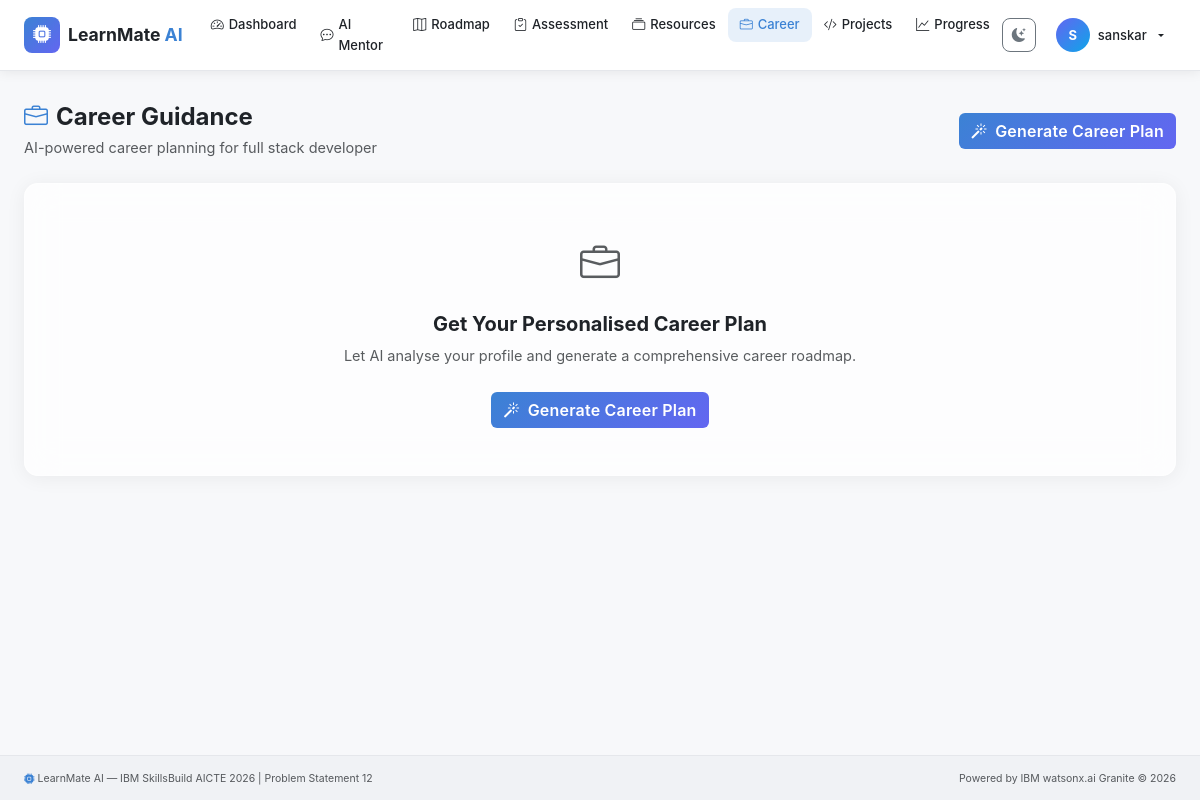
The app's page /career (signed in) with its own data.
### models/__init__.py (models this page shows, shortened)
class Student(UserMixin, db.Model):
    __tablename__ = "students"
    id              = db.Column(db.Integer, primary_key=True)
    name            = db.Column(db.String(120), nullable=False)
    email           = db.Column(db.String(200), unique=True, nullable=False)
    password_hash   = db.Column(db.String(256), nullable=False)
    is_admin        = db.Column(db.Boolean, default=False)
    branch          = db.Column(db.String(100))
    semester        = db.Column(db.Integer)
    college         = db.Column(db.String(200))
    career_goal     = db.Column(db.String(200))
    preferred_domain= db.Column(db.String(120))
    learning_style  = db.Column(db.String(50))   # visual | auditory | reading | kinesthetic
    weekly_hours    = db.Column(db.Integer, default=10)
    current_skills  = db.Column(db.Text)          # comma-separated
    bio             = db.Column(db.Text)
    avatar_url      = db.Column(db.String(300))
    theme_preference= db.Column(db.String(10), default="light")  # light | dark
    created_at      = db.Column(db.DateTime, default=datetime.utcnow)
    last_login      = db.Column(db.DateTime)
    is_active       = db.Column(db.Boolean, default=True)
    profile_complete= db.Column(db.Boolean, default=False)
    assessments     = db.relationship("SkillAssessment", back_populates="student", lazy="dynamic")
    roadmaps        = db.relationship("LearningRoadmap", back_populates="student", lazy="dynamic")
    progress_records= db.relationship("Progress", back_populates="student", lazy="dynamic")
    career_goals_rel= db.relationship("CareerGoal", back_populates="student", lazy="dynamic")
    projects        = db.relationship("RecommendedProject", back_populates="student", lazy="dynamic")
    daily_tasks     = db.relationship("DailyTask", back_populates="student", lazy="dynamic")
    chat_history    = db.relationship("ChatMessage", back_populates="student", lazy="dynamic")

### routes/dashboard.py (the view)
@dashboard_bp.route("/career")
@login_required
def career():
    career_plan = (
        CareerGoal.query
        .filter_by(student_id=current_user.id)
        .order_by(CareerGoal.created_at.desc())
        .first()
    )
    plan_data = None
    if career_plan and career_plan.ai_guidance:
        try:
            plan_data = json.loads(career_plan.ai_guidance)
        except Exception:
            plan_data = None
    return render_template("dashboard/career.html", career_plan=career_plan, plan_data=plan_data)

### templates/dashboard/career.html (shortened to what this page needs)
{% extends "base.html" %}
{% block content %}
<div class="container-fluid px-4 py-4">
  <div class="d-flex justify-content-between align-items-center mb-4 flex-wrap gap-3">
    <div>
      <h4 class="fw-bold mb-1"><i class="bi bi-briefcase me-2 text-accent"></i>Career Guidance</h4>
      <p class="text-muted mb-0">AI-powered career planning for {{ current_user.career_goal or 'your goals' }}</p>
    </div>
    <button class="btn btn-primary" onclick="generateCareerPlan()">
      <i class="bi bi-magic me-2"></i>{% if career_plan %}Regenerate{% else %}Generate{% endif %} Career Plan
    </button>
  </div>
  {% if not career_plan %}
  <div class="glass-card p-5 text-center">
    <i class="bi bi-briefcase fs-1 text-muted d-block mb-3"></i>
    <h5 class="fw-bold">Get Your Personalised Career Plan</h5>
    <p class="text-muted mb-4">Let AI analyse your profile and generate a comprehensive career roadmap.</p>
    <button class="btn btn-primary" onclick="generateCareerPlan()">
      <i class="bi bi-magic me-2"></i>Generate Career Plan
    </button>
  </div>
  {% endif %}
</div>
{% endblock %}

### templates/base.html (shortened to what this page needs)
<!DOCTYPE html>
<html lang="en" data-theme="light">
<head>
  <link href="https://cdn.jsdelivr.net/npm/bootstrap@5.3.3/dist/css/bootstrap.min.css" rel="stylesheet">
  <link href="https://cdn.jsdelivr.net/npm/bootstrap-icons@1.11.3/font/bootstrap-icons.css" rel="stylesheet">
  <link rel="stylesheet" href="{{ url_for('static', filename='css/main.css') }}">
</head>
<body class="{% block body_class %}{% endblock %}">
<nav class="navbar navbar-expand-lg lm-navbar" id="mainNavbar">
  <div class="container-fluid px-4">
    <a class="navbar-brand d-flex align-items-center gap-2" href="{{ url_for('dashboard.landing') }}">
      <div class="brand-icon"><i class="bi bi-cpu-fill"></i></div>
      <span class="brand-text">LearnMate <span class="text-accent">AI</span></span>
    </a>
    <div class="collapse navbar-collapse" id="navbarMenu">
      {% if current_user.is_authenticated %}
      <ul class="navbar-nav me-auto">
        <li class="nav-item"><a class="nav-link {% if request.endpoint == 'dashboard.index' %}active{% endif %}" href="{{ url_for('dashboard.index') }}"><i class="bi bi-speedometer2"></i> Dashboard</a></li>
        <li class="nav-item"><a class="nav-link {% if request.endpoint == 'dashboard.chat' %}active{% endif %}" href="{{ url_for('dashboard.chat') }}"><i class="bi bi-chat-dots"></i> AI Mentor</a></li>
        <li class="nav-item"><a class="nav-link {% if request.endpoint == 'dashboard.roadmap' %}active{% endif %}" href="{{ url_for('dashboard.roadmap') }}"><i class="bi bi-map"></i> Roadmap</a></li>
        <li class="nav-item"><a class="nav-link {% if request.endpoint == 'dashboard.skill_assessment' %}active{% endif %}" href="{{ url_for('dashboard.skill_assessment') }}"><i class="bi bi-clipboard-check"></i> Assessment</a></li>
        <li class="nav-item"><a class="nav-link {% if request.endpoint == 'dashboard.resources' %}active{% endif %}" href="{{ url_for('dashboard.resources') }}"><i class="bi bi-collection"></i> Resources</a></li>
        <li class="nav-item"><a class="nav-link {% if request.endpoint == 'dashboard.career' %}active{% endif %}" href="{{ url_for('dashboard.career') }}"><i class="bi bi-briefcase"></i> Career</a></li>
        <li class="nav-item"><a class="nav-link {% if request.endpoint == 'dashboard.projects' %}active{% endif %}" href="{{ url_for('dashboard.projects') }}"><i class="bi bi-code-slash"></i> Projects</a></li>
        <li class="nav-item"><a class="nav-link {% if request.endpoint == 'dashboard.progress' %}active{% endif %}" href="{{ url_for('dashboard.progress') }}"><i class="bi bi-graph-up"></i> Progress</a></li>
      </ul>
      <ul class="navbar-nav align-items-center gap-2">
        <li class="nav-item">
          <button class="btn btn-sm btn-outline-secondary theme-toggle" id="themeToggle" title="Toggle theme">
            <i class="bi bi-moon-stars-fill" id="themeIcon"></i>
          </button>
        </li>
        <li class="nav-item dropdown">
          <a class="nav-link dropdown-toggle d-flex align-items-center gap-2" href="#" data-bs-toggle="dropdown">
            <div class="nav-avatar">{{ current_user.name[0].upper() }}</div>
            <span class="d-none d-md-inline">{{ current_user.name.split()[0] }}</span>
          </a>
        </li>
      </ul>
      {% else %}
      <ul class="navbar-nav ms-auto align-items-center gap-2">
        <li class="nav-item"><a class="nav-link" href="{{ url_for('auth.login') }}">Login</a></li>
        <li class="nav-item"><a class="btn btn-primary btn-sm" href="{{ url_for('auth.register') }}">Get Started Free</a></li>
      </ul>
      {% endif %}
    </div>
  </div>
</nav>
<main class="lm-main">
  {% block content %}{% endblock %}
</main>
<footer class="lm-footer mt-auto">
  <div class="container-fluid px-4">
    <div class="row align-items-center">
      <div class="col-md-6">
        <span class="text-muted small">
          <i class="bi bi-cpu-fill text-accent"></i>
          LearnMate AI — IBM SkillsBuild AICTE 2026 | Problem Statement 12
        </span>
      </div>
      <div class="col-md-6 text-md-end">
        <span class="text-muted small">Powered by IBM watsonx.ai Granite &copy; {{ current_year }}</span>
      </div>
    </div>
  </div>
</footer>
</body>
</html>

### static/css/main.css (style rules this page uses)
:root { --bg-primary: #f7f8fa; --bg-surface: #ffffff; --bg-card: rgba(255,255,255,0.75); --border-color: #e5e7eb; --text-primary: #1f2328; --text-muted: #57606a; --accent: #3b82d4; --accent-rgb: 59,130,212; --secondary: #6366f1; --success: #10b981; --warning: #f59e0b; --danger: #ef4444; --navbar-bg: rgba(255,255,255,0.92); --navbar-shadow:0 1px 12px rgba(0,0,0,0.08); --card-shadow: 0 2px 20px rgba(0,0,0,0.06); --glass-blur: 16px; --glass-border: rgba(255,255,255,0.5); --sidebar-bg: rgba(255,255,255,0.9); --footer-bg: #f0f2f5; }
*, *::before, *::after { box-sizing: border-box; }
html { scroll-behavior: smooth; }
body { font-family: -apple-system, "Segoe UI", system-ui, sans-serif; font-size: 14.5px; line-height: 1.6; background-color: var(--bg-primary); color: var(--text-primary); min-height: 100vh; display: flex; flex-direction: column; transition: background-color 0.3s, color 0.3s; }
.text-accent { color: var(--accent) !important; }
.glass-card { background: var(--bg-card); border: 1px solid var(--glass-border); border-radius: 14px; backdrop-filter: blur(var(--glass-blur)); -webkit-backdrop-filter: blur(var(--glass-blur)); box-shadow: var(--card-shadow); transition: box-shadow 0.2s, transform 0.2s; }
.lm-navbar { background: var(--navbar-bg); backdrop-filter: blur(20px); border-bottom: 1px solid var(--border-color); box-shadow: var(--navbar-shadow); position: sticky; top: 0; z-index: 1030; transition: background 0.3s; }
.brand-icon { width: 36px; height: 36px; background: linear-gradient(135deg, #3b82d4, #6366f1); border-radius: 8px; display: flex; align-items: center; justify-content: center; color: #fff; font-size: 18px; }
.brand-text { font-size: 1.1rem; font-weight: 700; color: var(--text-primary); }
.brand-text .text-accent { color: var(--accent); }
.nav-link { color: var(--text-primary) !important; font-size: 13px; font-weight: 500; padding: 0.4rem 0.75rem !important; border-radius: 8px; transition: background 0.15s; display: flex; align-items: center; gap: 5px; }
.nav-link:hover, .nav-link.active { background: rgba(var(--accent-rgb), 0.12); color: var(--accent) !important; }
.nav-avatar { width: 34px; height: 34px; border-radius: 50%; background: linear-gradient(135deg, #6366f1, #0ea5e9); color: #fff; display: flex; align-items: center; justify-content: center; font-weight: 700; font-size: 13px; }
.lm-main { flex: 1; }
.lm-footer { background: var(--footer-bg); border-top: 1px solid var(--border-color); padding: 12px 0; font-size: 12px; color: var(--text-muted); }
.btn-primary { background: linear-gradient(135deg, #3b82d4, #6366f1); border: none; font-weight: 600; letter-spacing: 0.2px; }
.theme-toggle { width: 34px; height: 34px; padding: 0; border-radius: 8px; display: flex; align-items: center; justify-content: center; }

### records on screen
Student: name "S", name "sanskar", career_goal "full stack developer"
